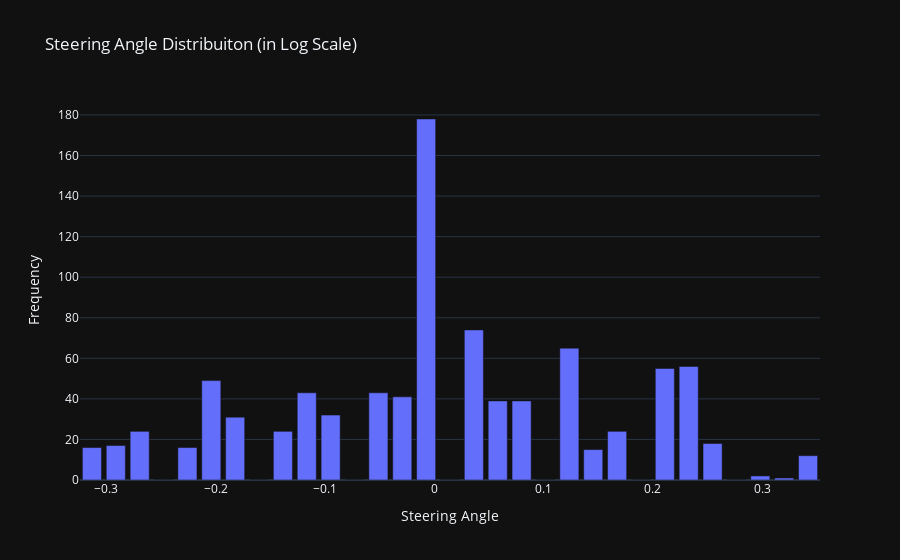

The notebook cell saved with this chart:
### Markdown cell above
###  Histogram

### Code cell
nbins         = 31        # Has to be an odd number so we have zero at the center
freq, bins    = np.histogram(y_train, bins=nbins)

"""
Centered bins: 
    This creates a Bin with zero value for the center 
    (wich is what we expect from most of the driving input)
"""
cbins = (bins[:-1] + bins[1:])*0.5     

fig = px.bar(x        = cbins, 
             y        = freq, 
             labels   = {'x' : 'Steering Angle', 'y' : 'Frequency '}, 
             title    = "Steering Angle Distribuiton (in Log Scale)",
             template ="plotly_dark",
             log_y    = False) #True

fig.show()

### Figure 1 — Plotly figure (JSON) as saved in the notebook; plotly's stock layout.template omitted (floating-point values rounded to 4 significant figures)
{"data": [{"alignmentgroup": "True", "hovertemplate": "Steering Angle=%{x}<br>Frequency =%{y}<extra></extra>", "legendgroup": "", "marker": {"color": "#636efa", "pattern": {"shape": ""}}, "name": "", "offsetgroup": "", "orientation": "v", "showlegend": false, "textposition": "auto", "type": "bar", "x": [-0.3131, -0.2912, -0.2694, -0.2476, -0.2257, -0.2039, -0.182, -0.1602, -0.1384, -0.1165, -0.09469, -0.07285, -0.05102, -0.02918, -0.007339, 0.0145, 0.03634, 0.05818, 0.08002, 0.1019, 0.1237, 0.1455, 0.1674, 0.1892, 0.211, 0.2329, 0.2547, 0.2766, 0.2984, 0.3202, 0.3421], "xaxis": "x", "y": [16, 17, 24, 0, 16, 49, 31, 0, 24, 43, 32, 0, 43, 41, 178, 0, 74, 39, 39, 0, 65, 15, 24, 0, 55, 56, 18, 0, 2, 1, 12], "yaxis": "y"}], "layout": {"barmode": "relative", "legend": {"tracegroupgap": 0}, "title": {"text": "Steering Angle Distribuiton (in Log Scale)"}, "xaxis": {"anchor": "y", "domain": [0, 1], "title": {"text": "Steering Angle"}}, "yaxis": {"anchor": "x", "domain": [0, 1], "title": {"text": "Frequency "}}}}
